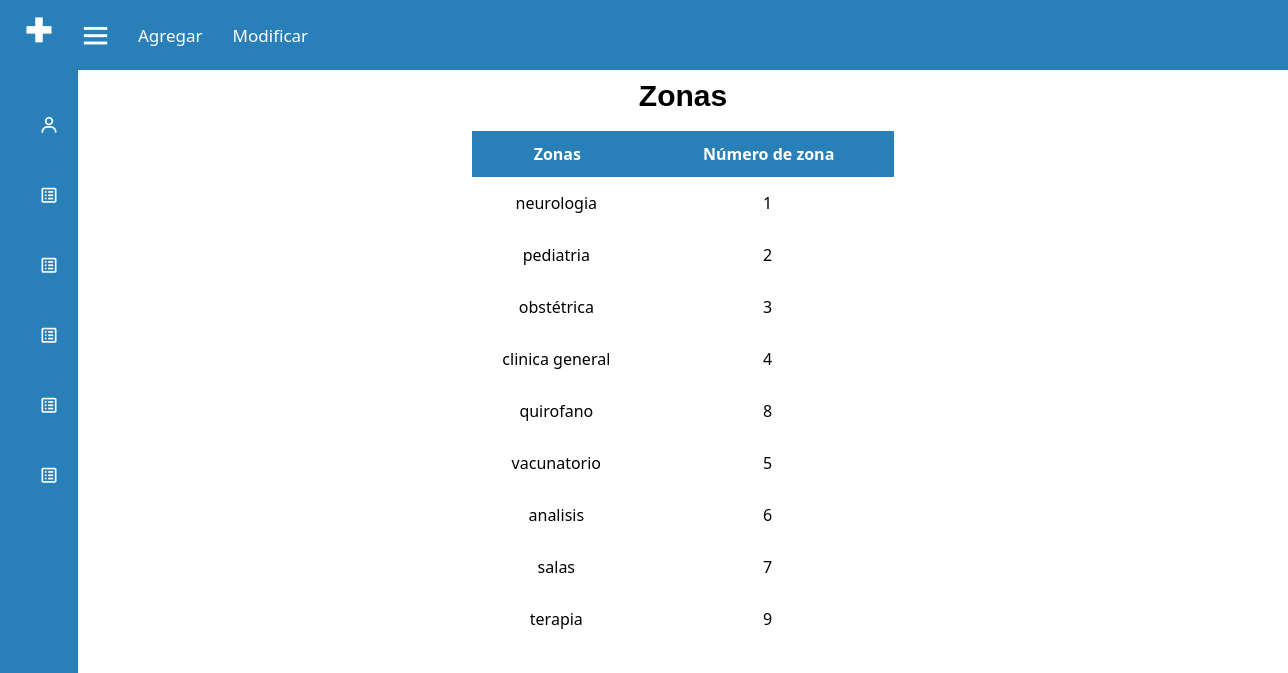
The app's page /zonas.php with its own data.
### tables this page shows
CREATE TABLE `zonas` (
  `zona_id` int(11) NOT NULL,
  `descripcion` varchar(50) NOT NULL,
  `num_zona` int(11) NOT NULL
);

### zonas.php (the view, shortened to what this page needs)
<?php
require 'conexion.php';
?>
<!DOCTYPE html>
<html lang="en" dir="ltr">
  <head>
    <link rel="stylesheet" href="css/pacientes.css">
    <link rel="stylesheet" href="css/nav-home.css">
    <link href='https://unpkg.com/boxicons@2.0.7/css/boxicons.min.css' rel='stylesheet'>
   </head>
<body>
  <div class="sidebar close">
    <div class="logo-details">
        <i class='bx bx-plus-medical' undefined ></i>
    </div>
    <ul class="nav-links">
      <li>
        <a href="pacientes.php">
            <i class='bx bx-user'></i>
        </a>
      </li>
      <li>
        <div class="iocn-link">
          <a href="doctores.php">
            <i class='bx bx-spreadsheet'></i>
          </a>
        </div>
      </li>
      <li>
        <div class="iocn-link">
            <a href="enfermeros.php">
                <i class='bx bx-spreadsheet'></i>
              </a>
            </div>
      </li>
      <li>
      <li>
        <div class="iocn-link">
          <a href="turnos.php">
            <i class='bx bx-spreadsheet'></i>
          </a>
        </div>
      </li>
      </li>
      <li>
        <div class="iocn-link">
          <a href="internaciones.php">
            <i class='bx bx-spreadsheet'></i>
          </a>
        </div>
      </li>
      <li>
        <div class="iocn-link">
          <a href="zonas.php">
            <i class='bx bx-spreadsheet'></i>
          </a>
        </div>
      </li>
</ul>
  </div>
  <section class="home-section">
    <nav>
        <div class="nav-bar">
          <div class="home-content">
          <i class='bx bx-menu' ></i>
            <div class="menu">
                <ul class="nav-links">
                    <li><a href="altaZ.php">Agregar</a></li>
                    <li><a href="#">Modificar</a></li>
                </ul>
            </div>
            <div class="darkLight-searchBox">
                <div class="dark-light">
                </div>
                <div class="searchBox">
                   <div class="searchToggle">
                   </div>
                </div>
            </div>
        </div>
    </nav>
    <div id="wrapper">
        <h1>Zonas</h1>
        <table id="keywords" cellspacing="0" cellpadding="0">
          <thead>
            <tr>
              <th><span>Zonas</span></th>
              <th><span>Número de zona</span></th>
            </tr>
          </thead>
          <tbody>
          <?php
$sql = "SELECT * FROM zonas";
$result = $conexion->query($sql);
if ($result->num_rows > 0) {
    while ($row = $result->fetch_assoc()) {
        echo "<tr>";
        echo "<td>" . $row["descripcion"] . "</td>";
        echo "<td>" . $row["num_zona"] . "</td>";
        echo "</tr>";
    }
} else {
    echo "No se encontraron datos en la tabla.";
}
?>
          </tbody>
        </table>
       </div>
  </section>
</body>
</html>

### css/pacientes.css (style rules this page uses)
* { margin: 0; padding: 0; box-sizing: border-box; font-family: system-ui, -apple-system, BlinkMacSystemFont, 'Segoe UI', Roboto, Oxygen, Ubuntu, Cantarell, 'Open Sans', 'Helvetica Neue', sans-serif; }
body { overflow: hidden; background: #fff; }
.sidebar { position: fixed; top: 0; left: 0; height: 100%; width: 260px; background: #2980b9; z-index: 100; transition: all 0.5s ease; }
.sidebar.close { width: 78px; }
.sidebar .logo-details { height: 60px; width: 100%; display: flex; align-items: center; }
.sidebar .logo-details i { font-size: 30px; color: white; height: 50px; min-width: 78px; text-align: center; line-height: 50px; }
.sidebar .nav-links { height: 100%; padding: 30px 0 150px 0; overflow: auto; }
.sidebar.close .nav-links { overflow: visible; }
.sidebar .nav-links li { position: relative; list-style: none; transition: all 0.4s ease; }
.sidebar .nav-links li .iocn-link { display: flex; align-items: center; justify-content: space-between; }
.sidebar.close .nav-links li .iocn-link { display: block }
.sidebar .nav-links li i { height: 50px; min-width: 78px; text-align: center; line-height: 50px; color: white; font-size: 20px; cursor: pointer; transition: all 0.3s ease; }
.sidebar .nav-links li a { display: flex; align-items: center; text-decoration: none; }
.home-section { position: relative; background: #fff; height: 100vh; left: 260px; width: calc(100% - 260px); transition: all 0.5s ease; padding: 0; }
.sidebar.close ~ .home-section { left: 78px; width: calc(100% - 78px); }
.home-content { display: flex; align-items: center; flex-wrap: wrap; }
.home-section .home-content .bx-menu, .home-section .home-content .text { color: #fff; font-size: 35px; }
.home-section .home-content .bx-menu { cursor: pointer; margin-right: 10px; }
h1 { font-family: 'Amarante', Tahoma, sans-serif; font-weight: bold; font-size: 30px; line-height: 1.7em; margin-bottom: 10px; text-align: center; }
#wrapper { display: block; width: 1200px; background: #fff; margin: 0 auto; padding: 0px 0px; }
#keywords { margin: 0 auto; font-size: 16px; margin-bottom: 15px; }
#keywords thead { cursor: pointer; background: #2980b9; color: #fff; }
#keywords thead tr th { font-weight: bold; padding: 12px 30px; padding-left: 32px; }
#keywords thead tr th span { padding-right: 70px; text-align: center; padding: 12px 30px; }
#keywords tbody tr { color: black; }
#keywords tbody tr td { text-align: center; padding: 15px 10px; }

### css/nav-home.css (style rules this page uses)
:root { --body-color: #E4E9F7; --nav-color: #2980b9; --side-nav: #010718; --text-color: #FFF; --search-bar: #fff; --search-text: #010718; }
nav { position: left; top: 0; left: 0; height: 70px; width: 100%; background-color: var(--nav-color); z-index: 100; }
nav .nav-bar { position: relative; height: 100%; max-width: 1000px; width: 100%; background-color: var(--nav-color); margin: 10 auto; padding: 0 0px; display: flex; align-items: center; justify-content: space-between; }
.nav-bar .nav-links { display: flex; align-items: center; }
.nav-bar .nav-links li { margin: 0 5px; list-style: none; }
.nav-links li a { position: relative; font-size: 17px; font-weight: 400; color: var(--text-color); text-decoration: none; padding: 10px; }
.nav-links li a::before { position: absolute; left: 50%; bottom: 0; transform: translateX(-50%); height: 6px; width: 6px; border-radius: 50%; background-color: var(--text-color); opacity: 0; transition: all 0.3s ease; }
.nav-bar .darkLight-searchBox { display: flex; align-items: center; }
.darkLight-searchBox .dark-light, .darkLight-searchBox .searchToggle { height: 40px; width: 40px; display: flex; align-items: center; justify-content: left; margin-right: 200px; }
.searchBox { position: relative; }

### zonas.php (style rules this page uses)
body { overflow-y: scroll; height: 400px; }

### records on screen
zonas: descripcion "neurologia", num_zona "1"
zonas: descripcion "pediatria", num_zona "2"
zonas: descripcion "obstétrica", num_zona "3"
zonas: descripcion "clinica general", num_zona "4"
zonas: descripcion "quirofano", num_zona "8"
zonas: descripcion "vacunatorio", num_zona "5"
zonas: descripcion "analisis", num_zona "6"
zonas: descripcion "salas", num_zona "7"
zonas: descripcion "terapia", num_zona "9"
